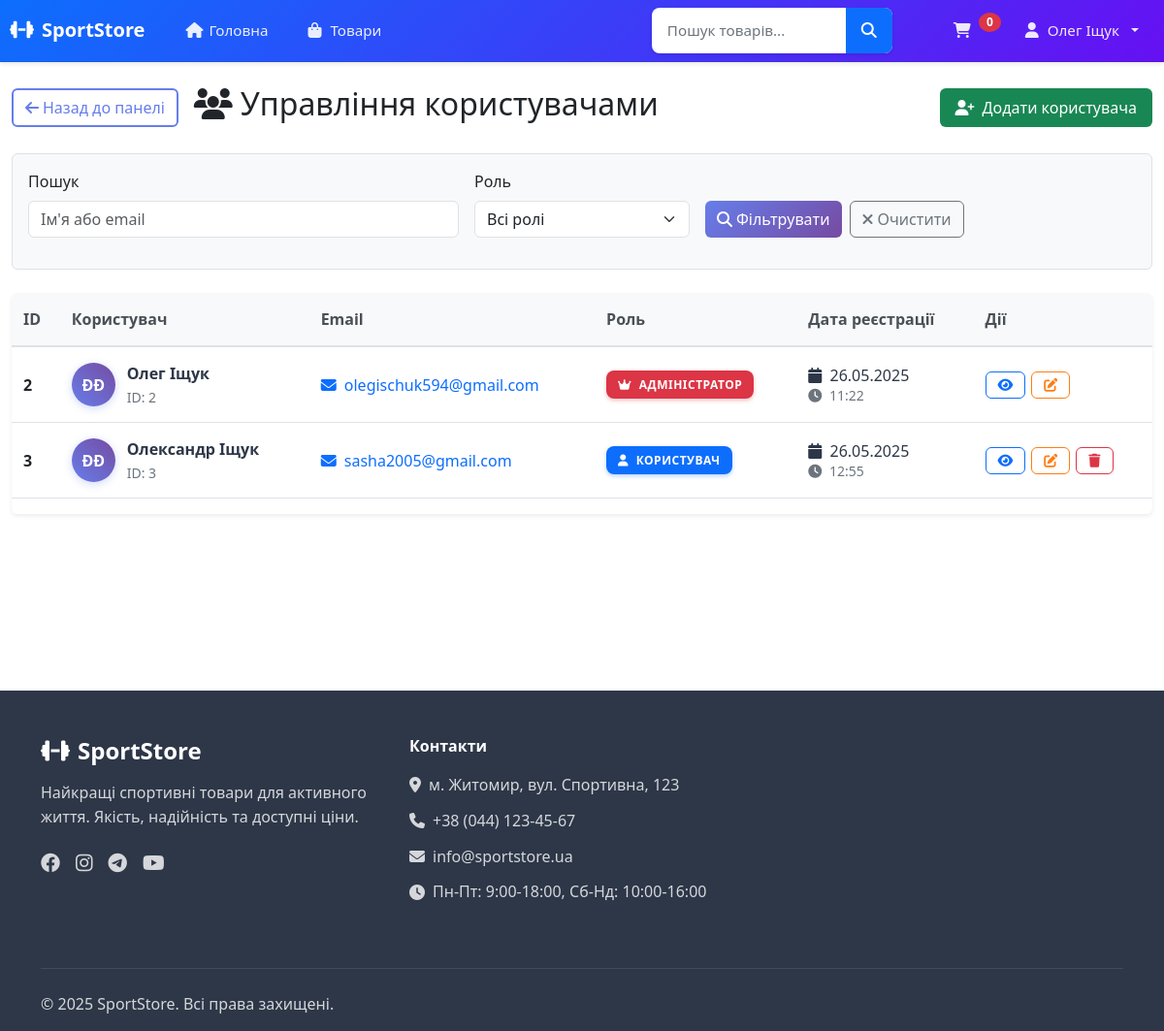
The app's page /admin/users (signed in) with its own data.
### tables this page shows
CREATE TABLE IF NOT EXISTS `users` (
  `id` int NOT NULL AUTO_INCREMENT,
  `first_name` varchar(100) NOT NULL,
  `last_name` varchar(100) NOT NULL,
  `email` varchar(191) NOT NULL,
  `password` varchar(255) NOT NULL,
  `role` enum('user','admin') NOT NULL DEFAULT 'user',
  `created_at` timestamp NULL DEFAULT CURRENT_TIMESTAMP,
  PRIMARY KEY (`id`),
  UNIQUE KEY `email` (`email`)
);

### core/Controller.php (called while the page is built, shortened)
<?php
class Controller {
    protected function view($template, $data = []) {
        extract($data);
        require_once "views/{$template}.php";
        require_once 'views/layouts/main.php';
    }
}
?>

### controllers/AdminUserController.php (called while the page is built, shortened)
<?php
class AdminUserController extends Controller
{
    public function index()
    {
        $userModel = new User();
        $page = (int)($_GET['page'] ?? 1);
        $role = $_GET['role'] ?? '';
        $search = $_GET['search'] ?? '';
        $limit = 20;
        $offset = ($page - 1) * $limit;
        $params = [];
        $whereClause = '';
        $sql = "SELECT id, first_name, last_name, email, role, created_at
                FROM users
                {$whereClause}
                ORDER BY id ASC
                LIMIT {$limit} OFFSET {$offset}";
        $users = $userModel->query($sql, $params);
        $countSql = "SELECT COUNT(*) as count FROM users {$whereClause}";
        $countResult = $userModel->query($countSql, $params);
        $totalUsers = $countResult[0]['count'];
        $totalPages = ceil($totalUsers / $limit);
        $data = [
            'title' => 'Управління користувачами',
            'users' => $users,
            'currentPage' => $page,
            'totalPages' => $totalPages,
            'selectedRole' => $role,
            'search' => $search,
            'csrf_token' => $this->generateCsrfToken()
        ];
        $this->view('admin/users/index', $data);
    }
}

### config/helpers.php (called while the page is built, shortened)
<?php
if (!function_exists('url')) {
    function url($path = '')
    {
        $protocol = isset($_SERVER['HTTPS']) && $_SERVER['HTTPS'] === 'on' ? 'https' : 'http';
        $host = $_SERVER['HTTP_HOST'];
        $scriptName = $_SERVER['SCRIPT_NAME'];
        $basePath = dirname($scriptName);
        $baseUrl = $protocol . '://' . $host . ($basePath === '/' ? '' : $basePath);
        return $baseUrl . '/' . ltrim($path, '/');
    }
}

### config/database.php (called while the page is built)
<?php
class Database {
    private static $instance = null;
    private $connection;
    private function __construct() {
        $config = [
            'host' => 'localhost',
            'dbname' => 'sports_store_cms',
            'username' => 'root',
            'password' => '',
            'charset' => 'utf8mb4'
        ];
        try {
            $this->connection = new PDO(
                "mysql:host={$config['host']};dbname={$config['dbname']};charset={$config['charset']}",
                $config['username'],
                $config['password'],
                [PDO::ATTR_ERRMODE => PDO::ERRMODE_EXCEPTION]
            );
        } catch (PDOException $e) {
            die("Database connection failed: " . $e->getMessage());
        }
    }
    public static function getInstance() {
        if (self::$instance === null) {
            self::$instance = new self();
        }
        return self::$instance;
    }
    public function getConnection() {
        return $this->connection;
    }
}
?>

### core/Model.php (called while the page is built, shortened)
<?php
class Model {
    protected $db;
    public function __construct() {
        $this->db = Database::getInstance()->getConnection();
    }
    public function query($sql, $params = []) {
        $stmt = $this->db->prepare($sql);
        $stmt->execute($params);
        return $stmt->fetchAll(PDO::FETCH_ASSOC);
    }
}
?>

### views/admin/users/index.php (the view, shortened to what this page needs)
<div class="container-fluid py-4">
    <div class="users-header">
        <div class="d-flex align-items-center gap-3">
        <a href="<?= url('admin') ?>" class="btn btn-outline-primary">
            <i class="fas fa-arrow-left me-1"></i>Назад до панелі
        </a>
        <h2><i class="fas fa-users me-2"></i>Управління користувачами</h2>
        </div>
        <button class="add-user-btn" data-bs-toggle="modal" data-bs-target="#createUserModal">
            <i class="fas fa-user-plus"></i>Додати користувача
        </button>
    </div>
    <div class="filters-card">
        <div class="card-body">
            <form method="GET" action="<?= url('admin/users') ?>" class="filter-form">
                <div>
                    <label for="search" class="form-label">Пошук</label>
                    <input type="text" class="form-control" id="search" name="search"
                           value="<?= htmlspecialchars($search ?? '') ?>" placeholder="Ім'я або email">
                </div>
                <div>
                    <label for="role" class="form-label">Роль</label>
                    <select class="form-select" id="role" name="role">
                        <option value="">Всі ролі</option>
                    </select>
                </div>
                <div class="filter-buttons">
                    <button type="submit" class="btn btn-primary">
                        <i class="fas fa-search me-1"></i>Фільтрувати
                    </button>
                    <a href="<?= url('admin/users') ?>" class="btn btn-outline-secondary">
                        <i class="fas fa-times me-1"></i>Очистити
                    </a>
                </div>
            </form>
        </div>
    </div>
    <div class="users-table">
        <div class="card-body">
            <?php if (!empty($users)): ?>
            <div class="table-responsive">
                <table class="table table-hover">
                    <thead>
                        <tr>
                            <th>ID</th>
                            <th>Користувач</th>
                            <th>Email</th>
                            <th>Роль</th>
                            <th>Дата реєстрації</th>
                            <th>Дії</th>
                        </tr>
                    </thead>
                    <tbody>
                        <?php foreach ($users as $user): ?>
                        <tr>
                            <td><strong><?= $user['id'] ?></strong></td>
                            <td>
                                <div class="user-info">
                                    <div class="avatar-circle">
                                        <?= strtoupper(substr($user['first_name'], 0, 1) . substr($user['last_name'], 0, 1)) ?>
                                    </div>
                                    <div class="user-details">
                                        <div class="user-name"><?= htmlspecialchars($user['first_name'] . ' ' . $user['last_name']) ?></div>
                                        <div class="user-id">ID: <?= $user['id'] ?></div>
                                    </div>
                                </div>
                            </td>
                            <td>
                                <a href="mailto:<?= htmlspecialchars($user['email']) ?>" class="email-link">
                                    <i class="fas fa-envelope me-1"></i>
                                    <?= htmlspecialchars($user['email']) ?>
                                </a>
                            </td>
                            <td>
                                <span class="role-badge <?= $user['role'] ?>">
                                    <i class="fas fa-<?= $user['role'] === 'admin' ? 'crown' : 'user' ?> me-1"></i>
                                    <?= $user['role'] === 'admin' ? 'Адміністратор' : 'Користувач' ?>
                                </span>
                            </td>
                            <td>
                                <div class="registration-date">
                                    <div class="date-main">
                                        <i class="fas fa-calendar me-1"></i>
                                        <?= date('d.m.Y', strtotime($user['created_at'])) ?>
                                    </div>
                                    <div class="date-time">
                                        <i class="fas fa-clock me-1"></i>
                                        <?= date('H:i', strtotime($user['created_at'])) ?>
                                    </div>
                                </div>
                            </td>
                            <td>
                                <div class="action-buttons">
                                    <button class="action-btn view" onclick="viewUser(<?= $user['id'] ?>)" title="Переглянути">
                                        <i class="fas fa-eye"></i>
                                    </button>
                                    <button class="action-btn edit" onclick="editUser(<?= $user['id'] ?>)" title="Редагувати">
                                        <i class="fas fa-edit"></i>
                                    </button>
                                    <?php if ($user['id'] != $_SESSION['user_id']): ?>
                                    <button class="action-btn delete" onclick="deleteUser(<?= $user['id'] ?>)" title="Видалити">
                                        <i class="fas fa-trash"></i>
                                    </button>
                                    <?php endif; ?>
                                </div>
                            </td>
                        </tr>
                        <?php endforeach; ?>
                    </tbody>
                </table>
            </div>
            <?php endif; ?>
        </div>
    </div>
</div>

### views/layouts/main.php (style rules this page uses)
body { font-family: 'Segoe UI', Tahoma, Geneva, Verdana, sans-serif; line-height: 1.6; color: #2d3748; margin: 0; padding: 0; }

### views/admin/users/index.php (style rules this page uses)
.users-header { display: flex; justify-content: space-between; align-items: center; margin-bottom: 1.5rem; }
.btn-outline-primary { border: 2px solid #667eea; color: #667eea; transition: all 0.3s; }
.add-user-btn { background-color: #198754; color: white; padding: 0.5rem 1rem; border: none; border-radius: 0.375rem; cursor: pointer; display: inline-flex; align-items: center; gap: 0.5rem; text-decoration: none; transition: all 0.3s; }
.filters-card { background: #f8f9fa; border: 1px solid #dee2e6; border-radius: 0.375rem; margin-bottom: 1.5rem; }
.filter-form { display: grid; grid-template-columns: 2fr 1fr 2fr; gap: 1rem; align-items: end; padding: 1rem; }
.filter-buttons { display: flex; gap: 0.5rem; }
.users-table { background: white; border-radius: 0.375rem; box-shadow: 0 0.125rem 0.25rem rgba(0, 0, 0, 0.075); overflow: hidden; }
.user-info { display: flex; align-items: center; gap: 0.75rem; }
.avatar-circle { width: 45px; height: 45px; border-radius: 50%; background: linear-gradient(45deg, #667eea, #764ba2); color: white; display: flex; align-items: center; justify-content: center; font-weight: bold; font-size: 16px; box-shadow: 0 2px 8px rgba(102, 126, 234, 0.3); }
.user-details { flex: 1; }
.user-name { font-weight: 600; margin-bottom: 0.25rem; color: #2d3748; }
.user-id { color: #6c757d; font-size: 0.875rem; }
.email-link { color: #0d6efd; text-decoration: none; transition: color 0.2s; }
.role-badge { padding: 0.375rem 0.75rem; border-radius: 0.5rem; font-size: 0.75rem; font-weight: 600; text-transform: uppercase; letter-spacing: 0.5px; }
.role-badge.admin { background-color: #dc3545; color: white; box-shadow: 0 2px 4px rgba(220, 53, 69, 0.3); }
.role-badge.user { background-color: #0d6efd; color: white; box-shadow: 0 2px 4px rgba(13, 110, 253, 0.3); }
.registration-date { display: flex; flex-direction: column; align-items: left; }
.date-main { font-weight: 500; color: #2d3748; }
.date-time { color: #6c757d; font-size: 0.875rem; }
.action-buttons { display: flex; gap: 0.375rem; justify-content: left; }
.action-btn { padding: 0.375rem 0.75rem; border: 1px solid; border-radius: 0.375rem; background: transparent; cursor: pointer; font-size: 0.875rem; transition: all 0.2s; display: inline-flex; align-items: center; gap: 0.25rem; }
.action-btn.view { border-color: #0d6efd; color: #0d6efd; }
.action-btn.edit { border-color: #fd7e14; color: #fd7e14; }
.action-btn.delete { border-color: #dc3545; color: #dc3545; }
.table th { background-color: #f8f9fa; border-bottom: 2px solid #dee2e6; font-weight: 600; color: #495057; padding: 1rem 0.75rem; }
.table td { padding: 1rem 0.75rem; vertical-align: middle; border-bottom: 1px solid #dee2e6; }
.btn-primary { background: linear-gradient(135deg, #667eea 0%, #764ba2 100%); border: none; transition: all 0.3s; }

### records on screen
users: id "2", first_name+last_name "ÐÐ", first_name+last_name "Олег Іщук", email "olegischuk594@gmail.com", role "АДМІНІСТРАТОР", created_at "26.05.2025", created_at "11:22"
users: id "3", first_name+last_name "ÐÐ", first_name+last_name "Олександр Іщук", email "sasha2005@gmail.com", role "КОРИСТУВАЧ", created_at "26.05.2025", created_at "12:55"

### other values on screen
$_SESSION['user_name'] "Олег Іщук"
